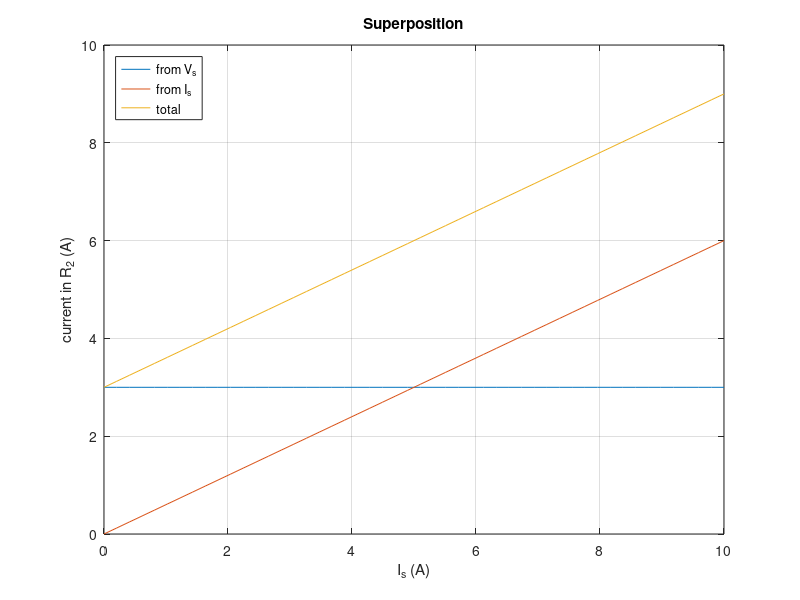

MATLAB code to generate this figure:
% Circuits 1 — Superposition
%title: Superposition, Checked Against the Full Solution
%ar-title: التراكب ومقارنته بالحل الكامل
%lesson: c1-techniques-12
%course: circuits-1

%% Each source alone
%ar: Vs = 60 V مع R1 = 12 إلى العقدة، و R2 = 8 من العقدة للأرض، ومصدر تيار 5 A يدخل العقدة عبر R3. المطلوب i في R2.
%ar: Vs وحده (مصدر التيار مفتوح): i' = 60/(12 + 8). Is وحده (المصدر سلك): قسمة تيار i'' = 5 × 12/(12 + 8).
Vs = 60; Is = 5; R1 = 12; R2 = 8;
i1 = Vs/(R1 + R2);
i2 = Is*R1/(R1 + R2);
fprintf('i'' = %g A, i'''' = %g A, i = %g A\n', i1, i2, i1 + i2)
%check: i1 == 3 && i2 == 3

%% Both sources together
%ar: الحل المباشر بجهد العقدة: (v − 60)/12 + v/8 = 5. يجب أن يساوي مجموع الاستجابتين.
v = (Vs/R1 + Is) / (1/R1 + 1/R2);
fprintf('direct: v = %g V, i = %g A\n', v, v/R2)
%check: abs(v/R2 - 6) < 1e-12

%% Power does NOT superpose
%ar: القدرة تتناسب مع مربع التيار، فلا يصح جمع قدرات كل مصدر. هذا خطأ شائع.
fprintf('p from sum of currents: %g W, sum of powers: %g W\n', (i1 + i2)^2*R2, i1^2*R2 + i2^2*R2)

%%! Project idea: contribution of each source
%ar: مشروع: في دائرة بعدة مصادر، ارسم نسبة مساهمة كل مصدر في التيار وأنت تغيّر أحدها. مفيد لتحليل الضوضاء والتداخل في الأنظمة الحقيقية.
Isw = linspace(0, 10, 50);
plot(Isw, i1*ones(size(Isw)), Isw, Isw*R1/(R1 + R2), Isw, i1 + Isw*R1/(R1 + R2)); grid on
xlabel('I_s (A)'); ylabel('current in R_2 (A)'); legend('from V_s', 'from I_s', 'total', 'Location', 'northwest'); title('Superposition')
